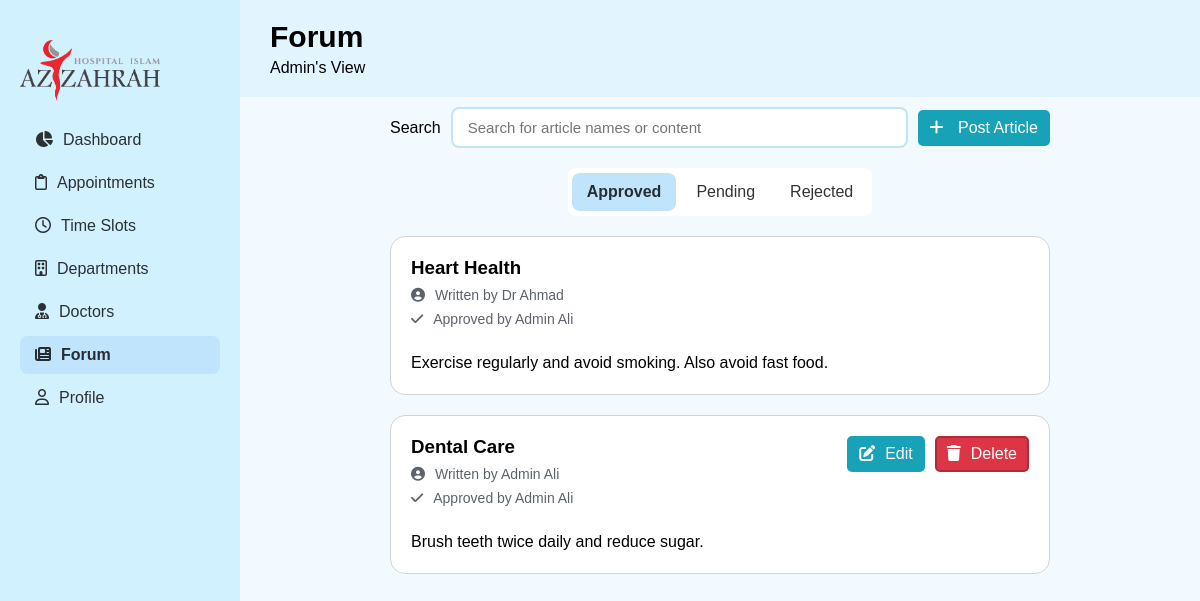
The page /pages/forum/forum.php (signed in) on the database its author committed.
### tables this page shows
CREATE TABLE `article` (
  `article_id` varchar(9) NOT NULL,
  `title` varchar(30) NOT NULL,
  `content` text NOT NULL,
  `publish_datetime` datetime NOT NULL,
  `status` varchar(10) NOT NULL CHECK (`status` in ('Pending','Approved','Rejected')),
  `staff_id` varchar(15) NOT NULL,
  `admin_staff_id` varchar(15) DEFAULT NULL
);

CREATE TABLE `staff` (
  `staff_id` varchar(15) NOT NULL,
  `name` varchar(255) NOT NULL,
  `role` char(10) NOT NULL,
  `email` varchar(255) NOT NULL,
  `phone_no` varchar(20) NOT NULL,
  `specialty` varchar(255) NOT NULL,
  `bio` text DEFAULT NULL,
  `department_id` varchar(8) NOT NULL,
  `password` varchar(255) NOT NULL,
  `profile_picture` varchar(255) DEFAULT NULL
);

### pages/forum/forum.php (the view, shortened to what this page needs)
<?php
include('../../helper/connect.php');
$email = $_SESSION["email"];
$role = $_SESSION["role"];
if ($role != "Patient") {
  $stmt = $conn->prepare("SELECT * FROM staff WHERE email = ?");
  $stmt->bind_param("s", $email);
  $stmt->execute();
  $result = $stmt->get_result();
  $staff = $result->fetch_assoc();
}
?>
<!doctype html>
<html lang="en">
<head>
  <link rel="stylesheet" href="../../styles/styles.css" />
</head>
<body>
  <div id="container">
    <?php include("../../components/side-nav.php") ?>
    <main>
      <header>
        <div>
          <h1>Forum</h1>
          <p id="role-view"><?php echo $role; ?>'s View</p>
        </div>
      </header>
      <div id="content">
        <div id="article-search" class="row">
          <label for="search-bar">Search</label>
          <input type="search" name="search-bar" id="search-bar" class="form-control" placeholder="Search for article names or content" />
          <?php
          if ($role != "Patient") {
            ?>
            <button class="btn btn-info" id="post-article-btn" type="button"><i class="fa-solid fa-plus"></i>
              Post Article
            </button>
            <?php
          }
          ?>
        </div>
        <?php
        if ($role != "Patient") {
          ?>
          <nav class="horizontal-nav" id="articles-horizontal-nav">
            <ul class="nav-links">
              <li class="nav-link active-link" data-status="Approved">
                <a>Approved</a>
              </li>
              <li class="nav-link" data-status="Pending">
                <a>Pending</a>
              </li>
              <li class="nav-link" data-status="Rejected"><a>Rejected</a></li>
            </ul>
          </nav>
          <?php
        }
        ?>
        <div class="display-cards">
          <?php
          $stmt = $conn->prepare("SELECT a.*, s1.staff_id as writer_staff_id, s1.name as writer_name, s2.name as approver_name FROM article as a
          JOIN staff as s1
          USING (staff_id)
          LEFT JOIN staff as s2
          ON a.admin_staff_id = s2.staff_id");
          $stmt->execute();
          $result = $stmt->get_result();
          if ($result->num_rows > 0) {
            while ($row = $result->fetch_assoc()) {
              ?>
              <div class="display-card-top-bottom card" data-status="<?php echo $row["status"]; ?>" data-title="<?php echo $row["title"]; ?>" data-content="<?php echo $row["content"]; ?>">
                <div class="display-card-top">
                  <div>
                    <h3><?php echo $row["title"]; ?></h3>
                    <p class="text-sm text-gray my-half">
                      <i class="fa-solid fa-circle-user"></i>Written by <?php echo $row["writer_name"]; ?>
                    </p>
                    <?php
                    if (isset($row["admin_staff_id"])) {
                      ?>
                      <p class="text-sm text-gray my-half">
                        <i class="fa-solid fa-check"></i>Approved by <?php echo $row["approver_name"]; ?>
                      </p>
                      <?php
                    }
                    ?>
                  </div>
                  <?php
                  if (isset($staff) && $row["writer_staff_id"] == $staff["staff_id"]) {
                    ?>
                    <div class="btns">
                      <a class="btn btn-info" type="button" href="edit-article.php?article_id=<?php echo $row["article_id"]; ?>"><i class="fa-solid fa-pen-to-square"></i>Edit</a>
                      <a class="btn btn-danger delete-btn" type="button" data-id="<?php echo $row["article_id"]; ?>"><i class="fa-solid fa-trash"></i>Delete</a>
                    </div>
                    <?php
                  }
                  ?>
                </div>
                <br />
                <div class="display-card-bottom">
                  <p class="line-height-3"><?php echo $row["content"]; ?></p>
                </div>
              </div>
              <?php
            }
          }
          ?>
        </div>
      </div>
    </main>
  </div>
</body>
</html>

### styles/styles.css (style rules this page uses)
:root { --side-nav-bg-color: #d2f1ff; --main-bg-color: #f2faff; --primary-blue: #8ec9f3; --secondary-blue: #bfe4fb; --header-bg-color: #e2f5ff; --success-normal: #198754; --success-hover: #157347; --success-border: #146c43; --secondary-normal: #6c757d; --secondary-hover: #5c636a; --secondary-border: #565e64; --danger-normal: #dc3545; --danger-hover: #bb2d3b; --danger-border: #b02a37; --warning-normal: #ffc107; --warning-hover: #ffca2c; --warning-border: #ffc720; --info-normal: #17a2b8; --info-hover: #138496; --info-border: #17a2b8; }
* { margin: 0; padding: 0; box-sizing: border-box; font-family: Arial, Helvetica, sans-serif; scroll-behavior: smooth; }
main { background-color: var(--main-bg-color); height: 100%; overflow: auto; }
#container { height: 100vh; }
header { background-color: var(--header-bg-color); padding: 20px 30px; position: sticky; top: 0; left: 0; display: flex; align-items: center; gap: 20px; }
header h1 { font-size: 30px; margin-bottom: 5px; }
#content { padding: 10px 15px; }
@media screen and (min-width: 1000px) { main { float: right; width: 80%; } }
@media screen and (min-width: 1000px) { #content { padding: 10px 150px; } }
.nav-links { list-style-type: none; }
.nav-link { margin: 5px 0; padding: 10px 15px; border-radius: 8px; transition: 0.2s; }
.nav-link a { text-decoration: none; color: rgba(0, 0, 0, 0.8); display: block; width: 100%; }
.active-link { font-weight: bold; background-color: var(--secondary-blue); }
@media screen and (min-width: 800px) { .nav-link { text-align: start; } }
i { margin-right: 10px; }
.form-control { padding: 10px 15px; border-radius: 8px; outline: none; border: 2px solid var(--secondary-blue); width: 100%; transition: 0.2s; font-size: 15px; }
.row { display: flex; gap: 10px; align-items: center; }
.card { background-color: white; padding: 20px; margin: 20px auto; border-radius: 15px; border: 1px solid lightgray; width: 100%; transition: 0.3s; }
.my-half { margin: 0.5rem 0; }
.btn { padding: 7px 10px; border-radius: 5px; cursor: pointer; color: white; transition: 0.2s; font-size: 16px; white-space: nowrap; height: fit-content; text-align: center; text-decoration: none; }
.btn-info { background-color: var(--info-normal); border: 2px solid var(--info-border); }
.btn-danger { background-color: var(--danger-normal); border: 2px solid var(--danger-border); }
.btns { display: flex; flex-direction: column; gap: 5px; justify-content: end; }
@media screen and (min-width: 468px) { .btns { flex-direction: row; } }
@media screen and (min-width: 800px) { .btns { display: flex; gap: 10px; justify-content: center; } }
.display-card-top-bottom { display: flex; flex-direction: column; justify-content: space-between; }
.display-card-top { display: flex; justify-content: space-between; }
.text-sm { font-size: 14px; }
.text-gray { color: var(--secondary-hover); }
.line-height-3 { line-height: 1.3; }
.horizontal-nav ul { display: flex; background-color: white; width: fit-content; margin: 20px auto; border-radius: 8px; padding: 0 4px; gap: 5px; text-align: center; align-items: center; }

### rows shown on the page
article: title "Heart Health", staff.name "Dr Ahmad", admin_staff.name "Admin Ali", content "Exercise regularly and avoid smoking. Also avoid fast food."
article: title "Dental Care", staff.name "Admin Ali", content "Brush teeth twice daily and reduce sugar."

### other values the page prints
$role "Admin"
